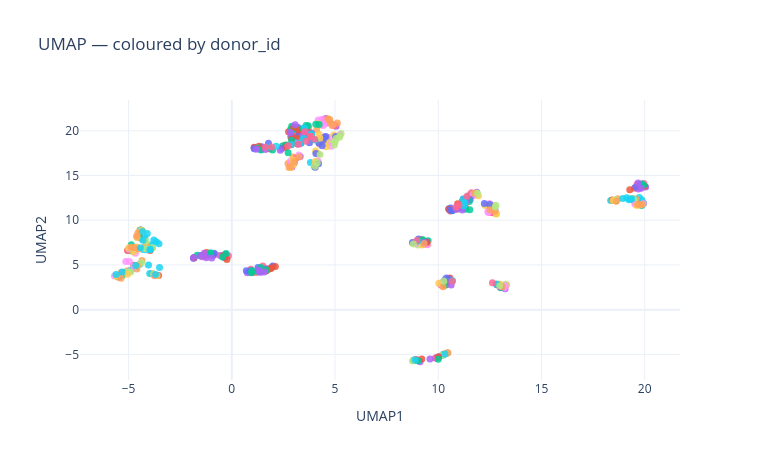

Notebook code cell kept with this figure:
### Code cell
# %%
proj("UMAP", "donor_id", showlegend=False)
